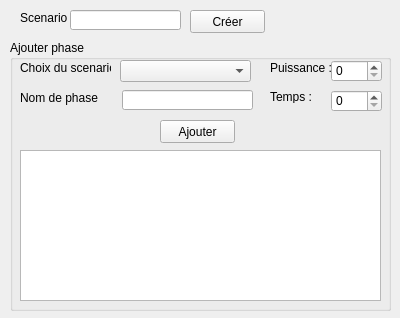
<?xml version="1.0" encoding="UTF-8"?>
<ui version="4.0">
 <class>createScenario</class>
 <widget class="QWidget" name="createScenario">
  <property name="geometry">
   <rect>
    <x>0</x>
    <y>0</y>
    <width>400</width>
    <height>318</height>
   </rect>
  </property>
  <property name="windowTitle">
   <string>Form</string>
  </property>
  <widget class="QLabel" name="label">
   <property name="geometry">
    <rect>
     <x>20</x>
     <y>10</y>
     <width>51</width>
     <height>16</height>
    </rect>
   </property>
   <property name="text">
    <string>Scenario :</string>
   </property>
  </widget>
  <widget class="QPushButton" name="btn_create">
   <property name="geometry">
    <rect>
     <x>190</x>
     <y>10</y>
     <width>75</width>
     <height>23</height>
    </rect>
   </property>
   <property name="text">
    <string>Créer</string>
   </property>
  </widget>
  <widget class="QLineEdit" name="txt_scenario">
   <property name="geometry">
    <rect>
     <x>70</x>
     <y>10</y>
     <width>111</width>
     <height>20</height>
    </rect>
   </property>
  </widget>
  <widget class="QGroupBox" name="groupBox">
   <property name="geometry">
    <rect>
     <x>10</x>
     <y>40</y>
     <width>381</width>
     <height>271</height>
    </rect>
   </property>
   <property name="title">
    <string>Ajouter phase</string>
   </property>
   <widget class="QLabel" name="label_2">
    <property name="geometry">
     <rect>
      <x>10</x>
      <y>20</y>
      <width>91</width>
      <height>16</height>
     </rect>
    </property>
    <property name="text">
     <string>Choix du scenario :</string>
    </property>
   </widget>
   <widget class="QComboBox" name="combo_scenario">
    <property name="geometry">
     <rect>
      <x>110</x>
      <y>20</y>
      <width>131</width>
      <height>22</height>
     </rect>
    </property>
   </widget>
   <widget class="QLabel" name="label_3">
    <property name="geometry">
     <rect>
      <x>10</x>
      <y>50</y>
      <width>81</width>
      <height>16</height>
     </rect>
    </property>
    <property name="text">
     <string>Nom de phase :</string>
    </property>
   </widget>
   <widget class="QLineEdit" name="txt_phase">
    <property name="geometry">
     <rect>
      <x>112</x>
      <y>50</y>
      <width>131</width>
      <height>20</height>
     </rect>
    </property>
   </widget>
   <widget class="QLabel" name="label_4">
    <property name="geometry">
     <rect>
      <x>260</x>
      <y>20</y>
      <width>61</width>
      <height>16</height>
     </rect>
    </property>
    <property name="text">
     <string>Puissance :</string>
    </property>
   </widget>
   <widget class="QLabel" name="label_5">
    <property name="geometry">
     <rect>
      <x>260</x>
      <y>50</y>
      <width>47</width>
      <height>13</height>
     </rect>
    </property>
    <property name="text">
     <string>Temps :</string>
    </property>
   </widget>
   <widget class="QSpinBox" name="nb_power">
    <property name="geometry">
     <rect>
      <x>321</x>
      <y>20</y>
      <width>51</width>
      <height>22</height>
     </rect>
    </property>
   </widget>
   <widget class="QSpinBox" name="nb_time">
    <property name="geometry">
     <rect>
      <x>321</x>
      <y>50</y>
      <width>51</width>
      <height>22</height>
     </rect>
    </property>
   </widget>
   <widget class="QPushButton" name="btn_add">
    <property name="geometry">
     <rect>
      <x>150</x>
      <y>80</y>
      <width>75</width>
      <height>23</height>
     </rect>
    </property>
    <property name="text">
     <string>Ajouter</string>
    </property>
   </widget>
   <widget class="QTableWidget" name="tab_db">
    <property name="geometry">
     <rect>
      <x>10</x>
      <y>110</y>
      <width>361</width>
      <height>151</height>
     </rect>
    </property>
    <property name="columnCount">
     <number>0</number>
    </property>
   </widget>
  </widget>
 </widget>
 <tabstops>
  <tabstop>txt_scenario</tabstop>
  <tabstop>btn_create</tabstop>
  <tabstop>combo_scenario</tabstop>
  <tabstop>txt_phase</tabstop>
  <tabstop>nb_power</tabstop>
  <tabstop>nb_time</tabstop>
  <tabstop>btn_add</tabstop>
  <tabstop>tab_db</tabstop>
 </tabstops>
 <resources/>
 <connections/>
</ui>
